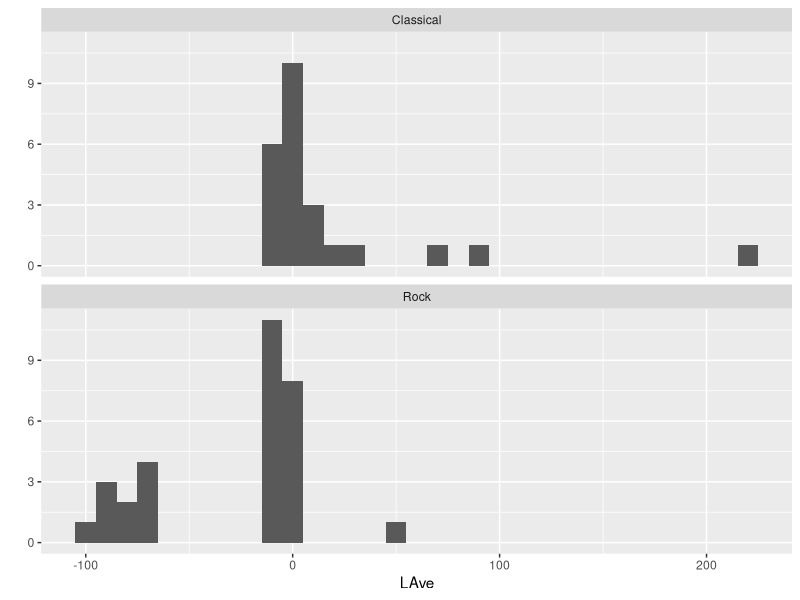
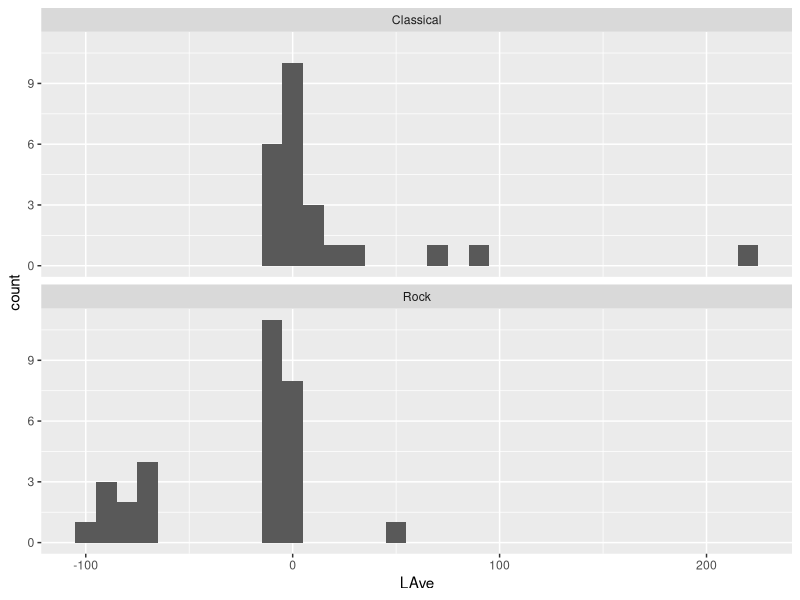
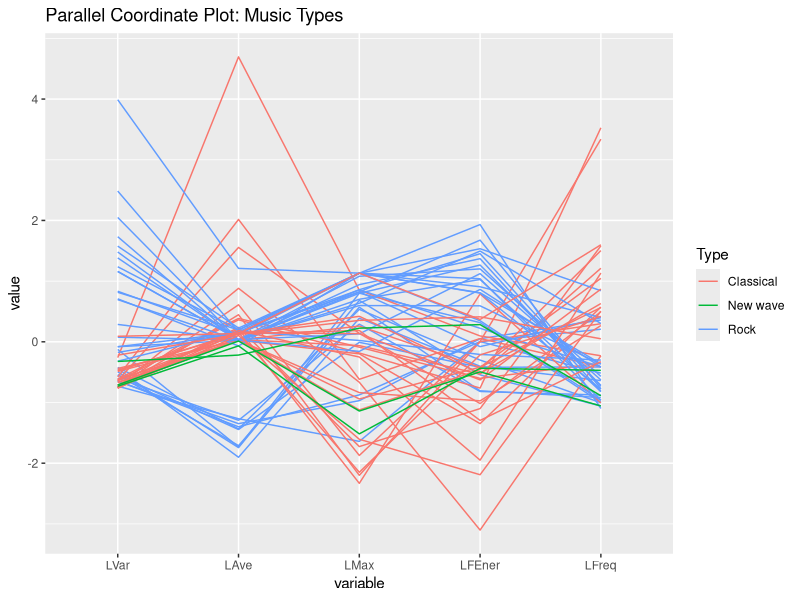
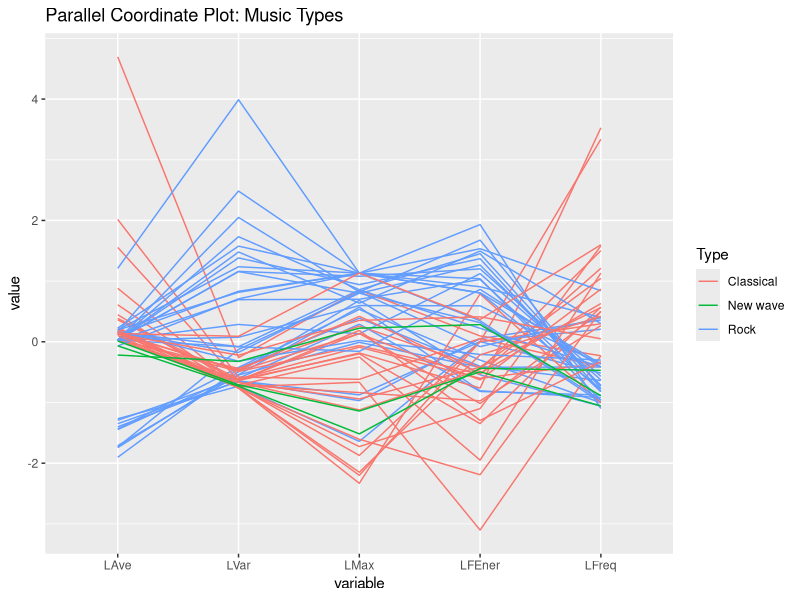
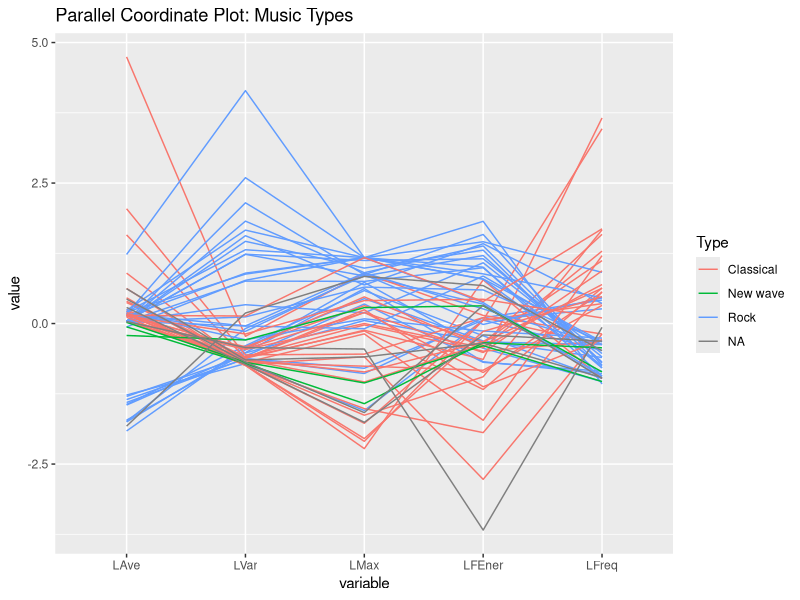
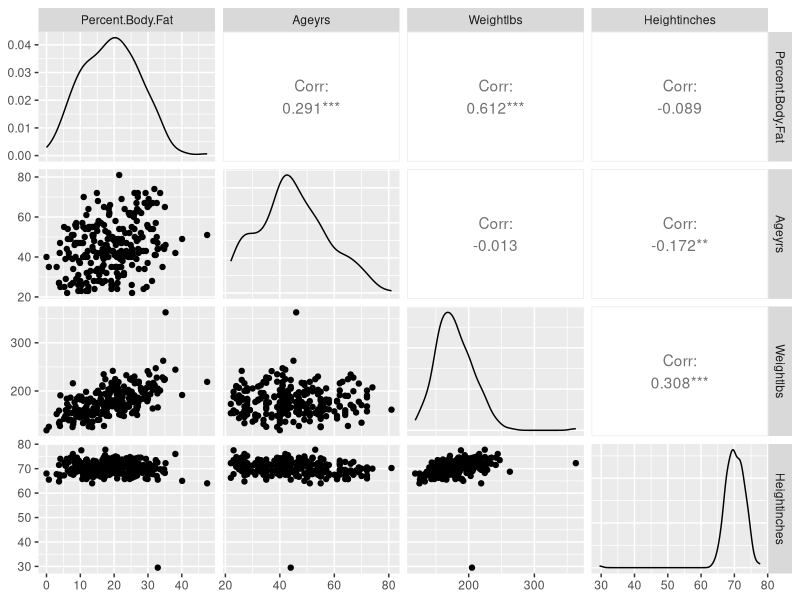
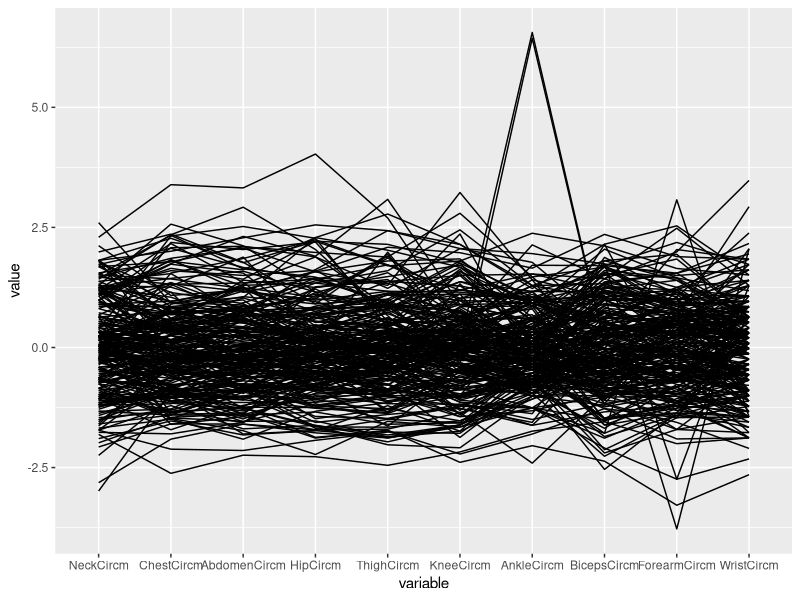
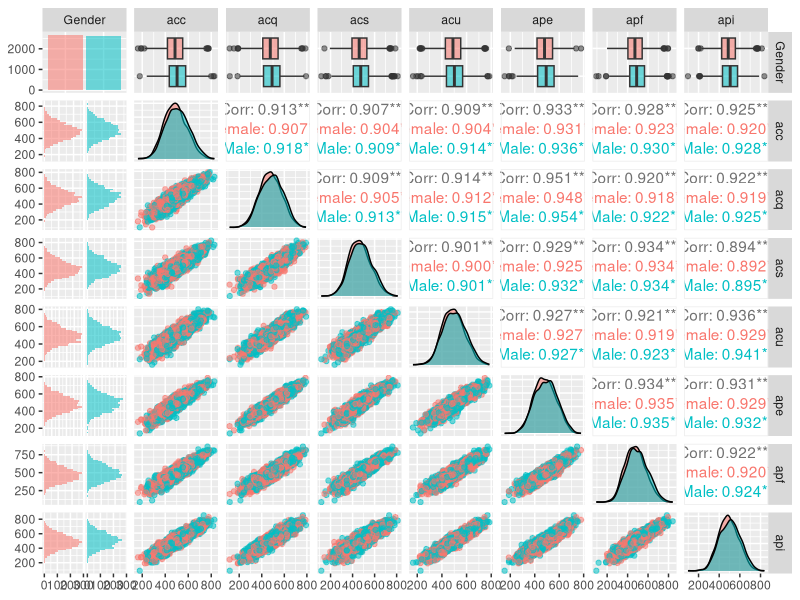

These charts were generated, in order, by the following R code:
## ---- chunk 1
setwd("D:/lecture_notes/STAT_575_Multivariate_Data_Analysis_BZ/Labs/Lab_3")
music <- read.csv("music-plusnew-sub.csv", row.names = 1, stringsAsFactors = FALSE)
colnames(music)
dim(music)
str(music)
## ---- chunk 2
summary(music)
## ---- chunk 3
table(music$Type)
## ---- chunk 4
table(music$Artist)
## ---- chunk 5
bodyfat <- read.csv("bodyfat.csv")
dim(bodyfat)
head(bodyfat)
str(bodyfat)
summary(bodyfat)
## ---- chunk 6
pisamath <- read.csv("pisamathmeans.csv")
dim(pisamath)
head(pisamath)
str(pisamath)
summary(pisamath)
## ---- chunk 7
library(ggplot2)
library(GGally)
music.sub <- subset(music, Type == "Rock" | Type == "Classical")

# Histogram
# Short version
qplot(LAve, data = music.sub, geom = "histogram", binwidth = 10) +
  facet_wrap(~ Type, ncol = 1)

# Full version
ggplot(music.sub, aes(x = LAve)) +
  geom_histogram(binwidth = 10) +
  facet_wrap(~ Type, ncol = 1)

# Parallel coordinate plot
music.sub2 <- subset(music, Type == "Rock" | Type == "Classical" | Type == "New wave")
ggparcoord(music.sub2, columns = 3:7, groupColumn = "Type",
           title = "Parallel Coordinate Plot: Music Types")
ggparcoord(music.sub2, columns = c(4, 3, 5, 6, 7), groupColumn = "Type",
           title = "Parallel Coordinate Plot: Music Types")
ggparcoord(music, columns = c(4, 3, 5, 6, 7), groupColumn = "Type", missing = "exclude",
           title = "Parallel Coordinate Plot: Music Types")
## ---- chunk 8
# Scatterplot matrix
ggpairs(bodyfat[, 1:4])
bf.sub <- subset(bodyfat, Heightinches > 60 & Weightlbs < 300)

# Parallel coordinate plot
ggparcoord(bf.sub, 5:14)
summary(bf.sub$AnkleCircm)
sort(bf.sub$AnkleCircm)
bf.sub[bf.sub$AnkleCircm > 33, ]
## ---- chunk 9
# Scatterplot matrix
pisamath2 <- subset(pisamath, !is.na(acc))
ggpairs(pisamath2, mapping = aes(color = Gender, alpha = 0.5))
